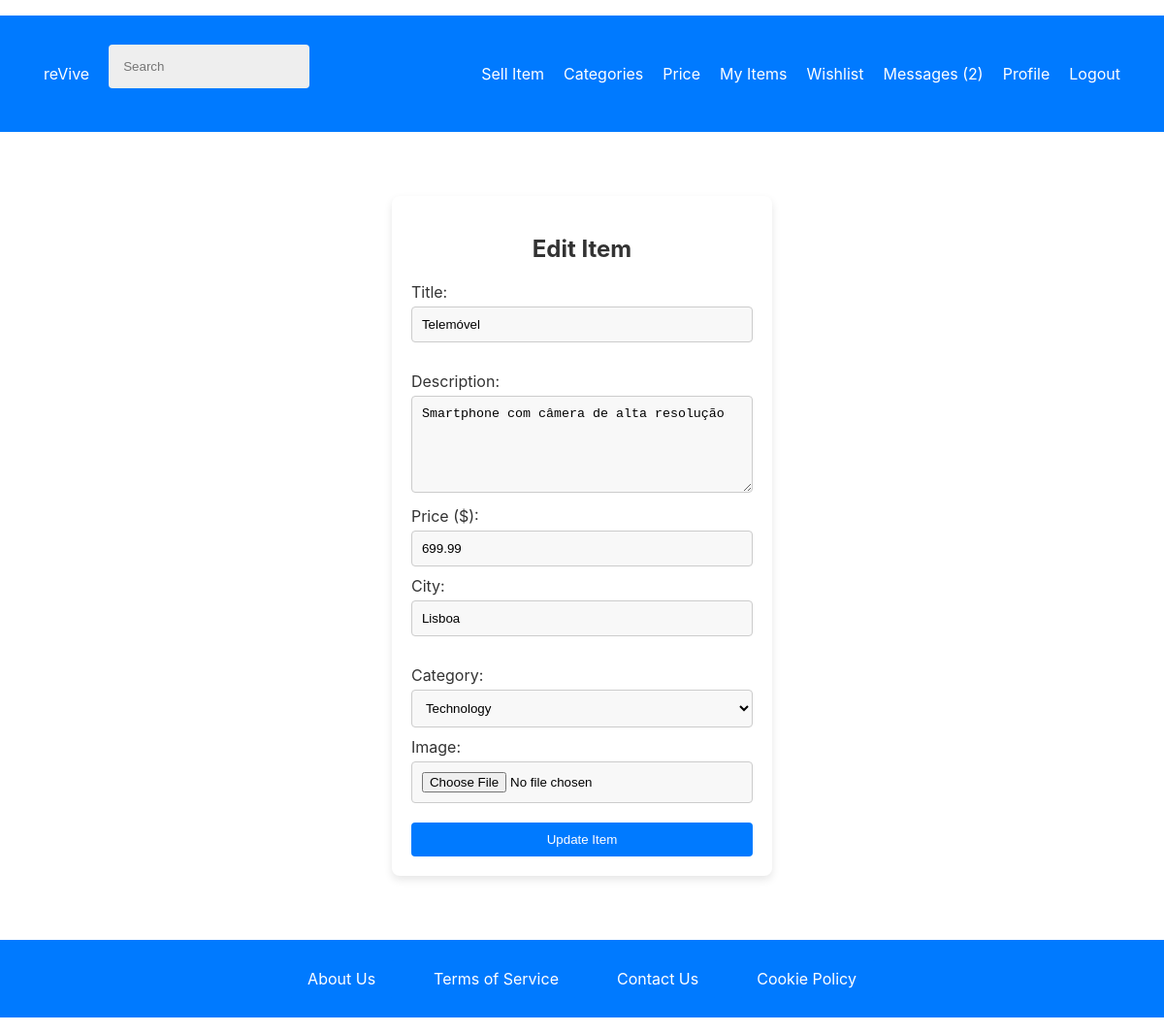
Screenshot of /pages/edit_item.php?item_id=2 (signed in) with the database file from the repository.
### tables this page shows
CREATE TABLE items (
    item_id INTEGER PRIMARY KEY AUTOINCREMENT,
    user_id INTEGER NOT NULL,
    category_id INTEGER NOT NULL,
    title TEXT NOT NULL,
    description TEXT NOT NULL,
    city TEXT NOT NULL,
    price REAL NOT NULL,
    image_path TEXT, sold_date TEXT,
    FOREIGN KEY (user_id) REFERENCES users(user_id),
    FOREIGN KEY (category_id) REFERENCES categories(category_id)
);

CREATE TABLE categories (
    category_id INTEGER PRIMARY KEY AUTOINCREMENT,
    name TEXT NOT NULL UNIQUE
);

### database/items.class.php (called while the page is built, shortened)
<?php
class Item {
    public function __construct(array $data = []) {
        $this->category_id = $data['category_id'] ?? 0;
        $this->title = $data['title'] ?? '';
        $this->description = $data['description'] ?? '';
        $this->city = $data['city'] ?? '';
        $this->price = isset($data['price']) ? (float)$data['price'] : 0.0;
    }
    static function getItemById(PDO $db, int $id): ?Item {
        $stmt = $db->prepare('SELECT * FROM items WHERE item_id = ?');
        $stmt->execute([$id]);
        $item = $stmt->fetch(PDO::FETCH_ASSOC);
        return $item ? new Item($item) : null;
    }
}
?>

### database/categories.class.php (called while the page is built, shortened)
<?php
class Category {
    public static function getAllCategories(PDO $db): array {
        $stmt = $db->prepare("SELECT * FROM categories");
        $stmt->execute();
        return $stmt->fetchAll(PDO::FETCH_ASSOC);
    }
}
?>

### pages/edit_item.php (the view, shortened to what this page needs)
<?php
require_once(__DIR__ . '/../templates/common.php');
require_once(__DIR__ . '/../database/connection.db.php');
require_once(__DIR__ . '/../database/items.class.php');
require_once(__DIR__ . '/../database/categories.class.php');
$db = getDatabaseConnection();
$itemId = intval($_GET['item_id'] ?? 0);
$item = Item::getItemById($db, $itemId);
$categories = Category::getAllCategories($db);
?>
<link rel="stylesheet" type="text/css" href="../styles/add_item.css">
<div class="add_item_container">
    <form action="../actions/action_edit_item.php" method="post" enctype="multipart/form-data">
        <h2>Edit Item</h2>
        <label for="title">Title:</label>
        <input type="text" id="title" name="title" value="<?= htmlspecialchars($item->title) ?>" required>
        <label for="description">Description:</label>
        <textarea id="description" name="description" required><?= htmlspecialchars($item->description) ?></textarea>
        <label for="price">Price ($):</label>
        <input type="number" id="price" name="price" value="<?= htmlspecialchars($item->price) ?>" step="0.01" required>
        <label for="city">City:</label>
        <input type="text" id="city" name="city" value="<?= htmlspecialchars($item->city) ?>" required>
        <label for="category_id">Category:</label>
        <select id="category_id" name="category_id" required>
            <?php foreach ($categories as $category): ?>
                <option value="<?= $category['category_id'] ?>" <?= $category['category_id'] == $item->category_id ? 'selected' : '' ?>>
                    <?= htmlspecialchars($category['name']) ?>
                </option>
            <?php endforeach; ?>
        </select>
        <label for="image">Image:</label>
        <input type="file" id="image" name="image">
        <button type="submit">Update Item</button>
    </form>
</div>

### styles/register.css (style rules this page uses)
body, html { height: 100%; margin: 0; font-family: -apple-system, BlinkMacSystemFont, "Segoe UI", Roboto, "Helvetica Neue", Arial, sans-serif; }
label { display: block; margin-top: 10px; }
input[type="text"], input[type="email"], input[type="password"] { width: 100%; padding: 15px; margin: 5px 0 20px 0; display: inline-block; border: none; background: #eee; border-radius: 4px; box-sizing: border-box; }

### styles/mainPage.css (style rules this page uses)
html, body { height: 100%; margin: 0; padding: 0; display: flex; flex-direction: column; font-family: -apple-system, BlinkMacSystemFont, "Segoe UI", Roboto, "Helvetica Neue", Arial, sans-serif; }
body { min-height: 100vh; display: flex; flex-direction: column; }

### styles/login.css (style rules this page uses)
body, html { height: 100%; margin: 0; font-family: -apple-system, BlinkMacSystemFont, "Segoe UI", Roboto, "Helvetica Neue", Arial, sans-serif; }
label { display: block; margin-top: 10px; }
input[type="text"], input[type="email"], input[type="password"] { width: 100%; padding: 15px; margin: 5px 0 20px 0; display: inline-block; border: none; background: #eee; border-radius: 4px; box-sizing: border-box; }

### styles/common.css (style rules this page uses)
body, html { height: 100%; margin: 0; font-family: -apple-system, BlinkMacSystemFont, "Segoe UI", Roboto, "Helvetica Neue", Arial, sans-serif; }

### styles/add_item.css (style rules this page uses)
body, html { height: 100%; margin: 0; font-family: -apple-system, BlinkMacSystemFont, "Segoe UI", Roboto, "Helvetica Neue", Arial, sans-serif; }
.add_item_container { max-width: 600px; margin: 50px auto; padding: 20px; background: #fff; box-shadow: 0 4px 8px rgba(0, 0, 0, 0.1); border-radius: 8px; }
.add_item_container h2 { color: #333; font-size: 24px; text-align: center; margin-bottom: 20px; }
.add_item_container label { display: block; margin-top: 10px; font-size: 16px; color: #333; }
.add_item_container input[type="text"], .add_item_container input[type="number"], .add_item_container input[type="file"], .add_item_container select, .add_item_container textarea { width: 100%; padding: 10px; margin-top: 5px; box-sizing: border-box; border: 1px solid #ccc; border-radius: 4px; background-color: #f8f8f8; }
.add_item_container textarea { height: 100px; resize: vertical; }
.add_item_container button { width: 100%; padding: 10px 0; margin-top: 20px; background-color: #007aff; color: white; border: none; border-radius: 4px; cursor: pointer; transition: background-color 0.3s; }

### rows the page displays
items: title "Telemóvel", description "Smartphone com câmera de alta resolução", price "699.99", city "Lisboa", category_id "Technology"

### other values shown
$unreadCount "2"
